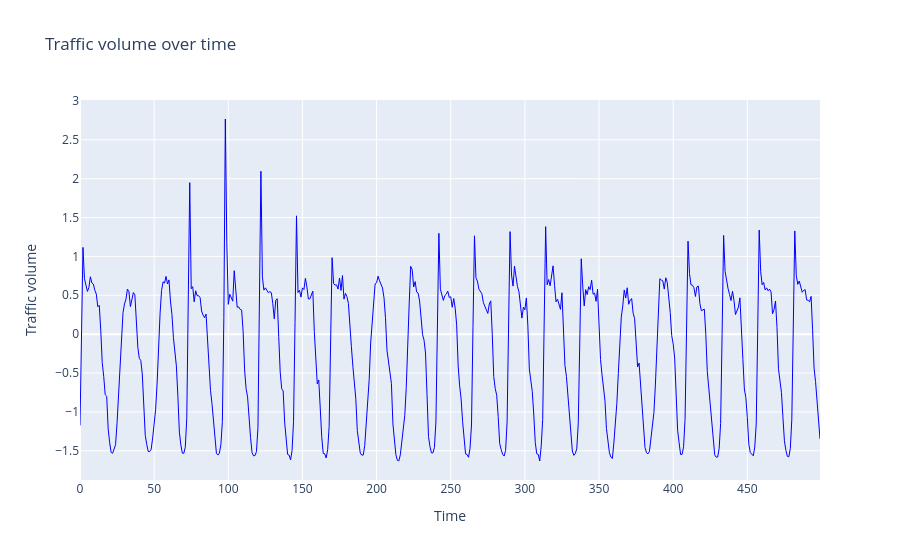

This figure's notebook cell:
### Code cell
kwargs = {"name" : "Traffic", "color" : "blue", "title" : "Traffic volume over time", "x_axis" : "Time", "y_axis" : "Traffic volume"}
plot_time_series(X[-500:], **kwargs)

### Figure 1 — Plotly figure (JSON) as saved in the notebook; plotly's stock layout.template omitted (floating-point values rounded to 4 significant figures; data arrays with more than 128 entries replaced by an {"elided": "..."} marker saying what was removed)
{"data": [{"line": {"color": "blue", "width": 1}, "mode": "lines", "name": "Traffic", "type": "scatter", "x": {"elided": "500 int values"}, "y": {"elided": "500 float values"}}], "layout": {"title": {"text": "Traffic volume over time"}, "xaxis": {"title": {"text": "Time"}}, "yaxis": {"title": {"text": "Traffic volume"}}}}
